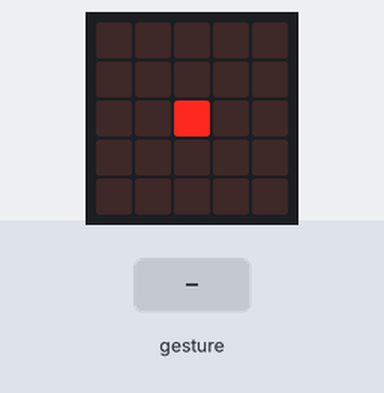
The program below on a simulated BBC micro:bit running MicroPython. On the bench: the board's 5×5 LED display. The inputs (shaded band) are chosen by the test bench. A tilt is held for 1.5 s and a shake lasts 1 s, then the board lies face up again.

Above: at 0.77 s.
1.3 s: gesture 'right'
At 2.0 s:
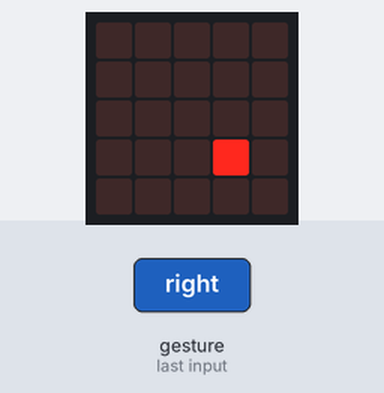
4.3 s: gesture 'left'
At 5.08 s:
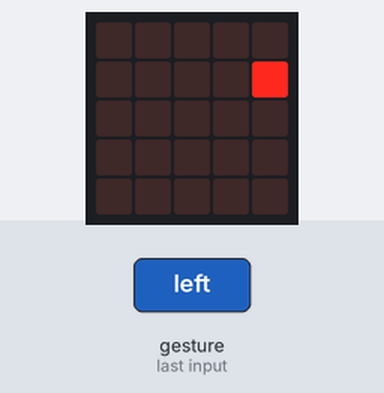
7.0 s: gesture 'left'
At 8.17 s:
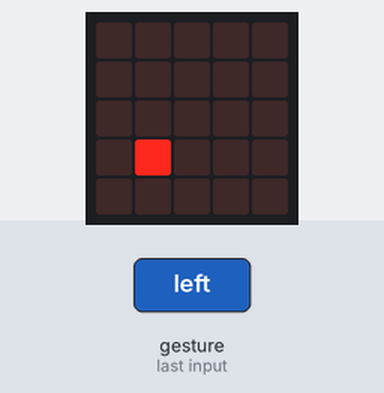
10.0 s: gesture 'right'
At 11.25 s:
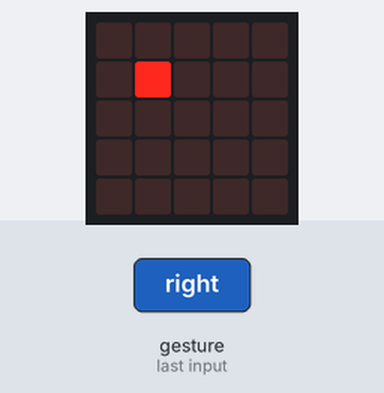
13.0 s: gesture 'left'
At 13.72 s:
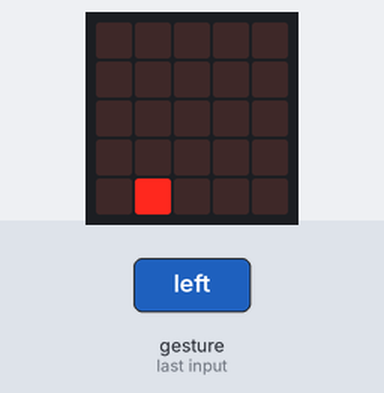
15.6 s: gesture 'right'
At 16.18 s:
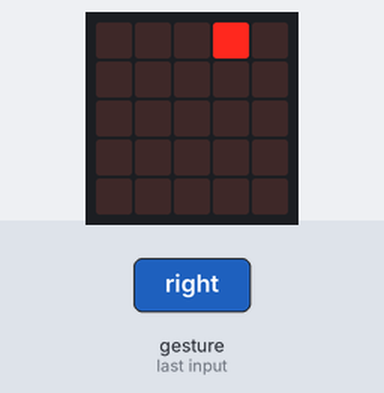

The program:

Bouncing_Ball__accelerometer_.py
```python
from microbit import *

player_x = 50
player_y = 50
speed_y = 0
frame = 0

while True:
    frame += 1
    if speed_y < 5:
        speed_y += 1
    player_y += speed_y
    if player_y < 0:
        player_y = 0

    if player_y > 99:
        player_y = 99

    if accelerometer.is_gesture('left'):
        player_x -= 5
        player_x %= 100

    if accelerometer.is_gesture('right'):
        player_x += 5
        player_x %= 100

    led_player_x = int(player_x/20)
    led_player_y = int(player_y/20)

    if led_player_y == 4 and speed_y > 2:
        speed_y = -12

    display.set_pixel(led_player_x,led_player_y,9)
    sleep(20)
    display.set_pixel(led_player_x,led_player_y,0)
```

Measured:
- after the input at 1.3 s, the display: first differs from a run without the input after 0.55 s (image 1)
- after the input at 4.3 s, the display: first differs from a run without the input after 0.63 s (image 2)
- after the input at 7.0 s, the display: first differs from a run without the input after 0.40 s (image 3 shows a later state)
- after the input at 10.0 s, the display: first differs from a run without the input after 1.1 s (image 4)
- after the input at 13.0 s, the display: first differs from a run without the input after 0.57 s (image 5)
- after the input at 15.6 s, the display: first differs from a run without the input after 0.43 s (image 6)
